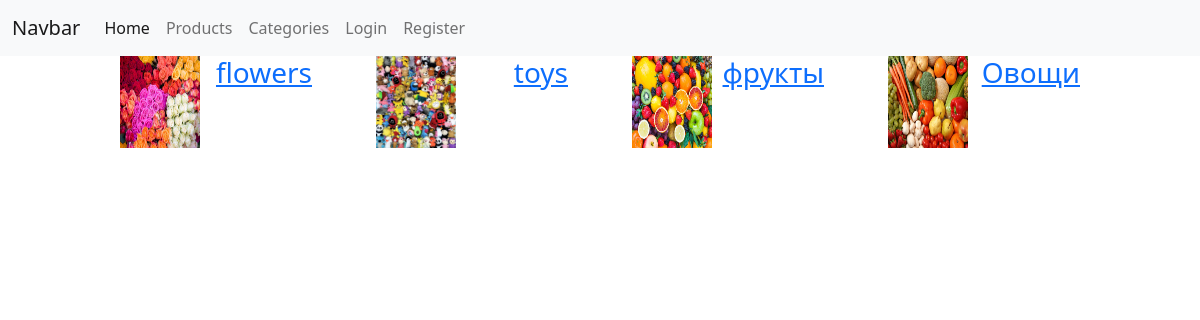
The app's page /category/, older data.
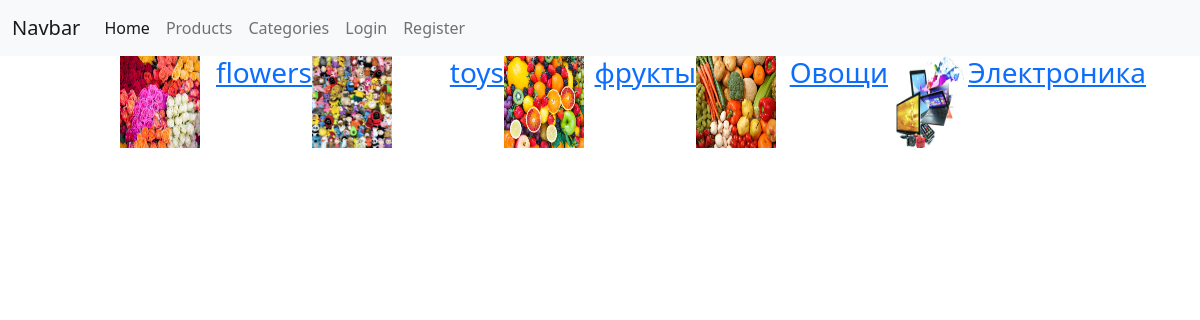
The same page, newer data.
### products/models.py (models this page shows, shortened)
class Category(models.Model):
    title = models.CharField(max_length=100)
    icon = models.ImageField(null=True)

### products/views.py (the view)
# urls.py: path('category/', CategoryView.as_view()),
class CategoryView(ListView):
    model = Category
    template_name = 'categories/categories.html'
    def get_context_data(self, *, object_list=None, **kwargs):
        return {
            'categories': self.get_queryset(),
            'user': get_user_from_request(self.request)
        }

### users/utils.py (called while the page is built)
def get_user_from_request(request):
    return request.user if not request.user.is_anonymous else None

### templates/categories/categories.html (shortened to what this page needs)
{% extends 'layouts/main.html' %}
{% block content %}
    <div class="categories">
        {% for category in categories %}
            <div class="category">
                <img src="/media/{{ category.icon }}" alt="">
                <h3>
                    <a href="/products/?category_id={{ category.id }}">
                        {{ category.title }}
                    </a>
                </h3>
            </div>
        {% endfor %}
    </div>
{% endblock %}

### templates/layouts/main.html (shortened to what this page needs)
<!doctype html>
<html lang="en">
<head>
    <link rel="stylesheet" href="https://cdn.jsdelivr.net/npm/bootstrap@5.2.2/dist/css/bootstrap.min.css"
>
</head>
<body>
<div class="header">
    <nav class="navbar navbar-expand-lg navbar-light bg-light">
        <div class="container-fluid">
            <a class="navbar-brand" href="#">Navbar</a>
            <div class="collapse navbar-collapse" id="navbarNavAltMarkup">
                <div class="navbar-nav">
                    <a class="nav-link active" aria-current="page" href="/">Home</a>
                    <a class="nav-link" href="/products">Products</a>
                    <a class="nav-link" href="/category">Categories</a>
                    {% if user %}
                        <a href="/products/create" class="nav-link" style="color: green;">Create Product</a>
                        <p class="nav-link">User: {{ user.username }}</p>
                        <a href="/users/logout/" class="btn btn-primary">Logout</a>
                    {% else %}
                        <a href="/users/login/" class="nav-link">Login</a>
                        <a href="/users/register/" class="nav-link">Register</a>
                    {% endif %}
                </div>
            </div>
        </div>
    </nav>
</div>
{% block content %}
{% endblock %}
</body>
</html>

### templates/categories/categories.html (style rules this page uses)
.category { display: flex; justify-content: space-between; width: 20%; }
.categories { display: flex; justify-content: space-between; width: 80%; margin-left: 10%; }
.category > img { width: 80px; }

Row changes from the older to the newer data that the page shows:
added Category: icon (picture), title "Электроника"
